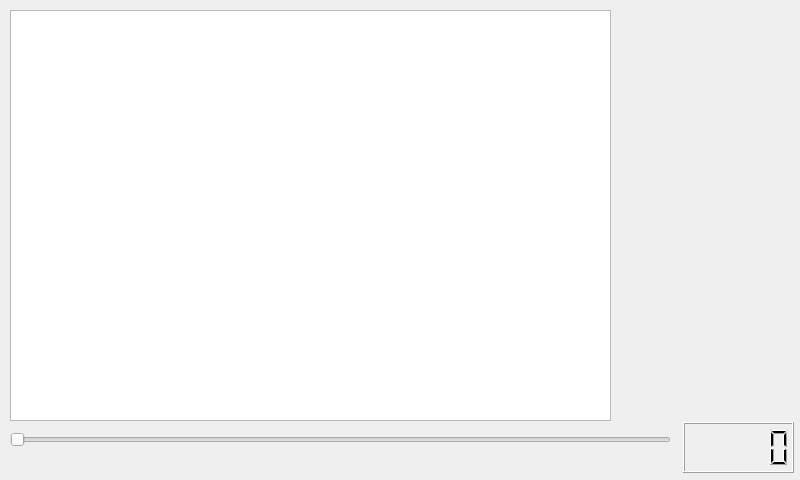
<?xml version="1.0" encoding="UTF-8"?>
<ui version="4.0">
 <class>MainWindow</class>
 <widget class="QMainWindow" name="MainWindow">
  <property name="geometry">
   <rect>
    <x>0</x>
    <y>0</y>
    <width>800</width>
    <height>480</height>
   </rect>
  </property>
  <property name="windowTitle">
   <string>MainWindow</string>
  </property>
  <widget class="QWidget" name="centralWidget">
   <widget class="QLCDNumber" name="timeLcd">
    <property name="geometry">
     <rect>
      <x>683</x>
      <y>422</y>
      <width>111</width>
      <height>51</height>
     </rect>
    </property>
   </widget>
   <widget class="QTableWidget" name="musicTable">
    <property name="geometry">
     <rect>
      <x>10</x>
      <y>10</y>
      <width>601</width>
      <height>411</height>
     </rect>
    </property>
   </widget>
   <widget class="QSlider" name="horizontalSlider">
    <property name="geometry">
     <rect>
      <x>10</x>
      <y>430</y>
      <width>661</width>
      <height>20</height>
     </rect>
    </property>
    <property name="orientation">
     <enum>Qt::Horizontal</enum>
    </property>
   </widget>
  </widget>
 </widget>
 <layoutdefault spacing="6" margin="11"/>
 <resources/>
 <connections/>
</ui>
